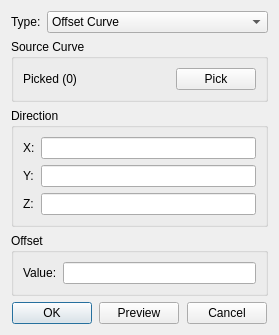
<?xml version="1.0" encoding="UTF-8"?>
<ui version="4.0">
 <class>CurveOffsetCurveInfoDialog</class>
 <widget class="QDialog" name="CurveOffsetCurveInfoDialog">
  <property name="geometry">
   <rect>
    <x>0</x>
    <y>0</y>
    <width>279</width>
    <height>302</height>
   </rect>
  </property>
  <property name="windowTitle">
   <string>Offset Curve</string>
  </property>
  <layout class="QGridLayout" name="gridLayout_4">
   <item row="2" column="0">
    <widget class="QWidget" name="widget" native="true">
     <property name="sizePolicy">
      <sizepolicy hsizetype="Preferred" vsizetype="Fixed">
       <horstretch>0</horstretch>
       <verstretch>0</verstretch>
      </sizepolicy>
     </property>
     <layout class="QGridLayout" name="gridLayout_3">
      <property name="leftMargin">
       <number>0</number>
      </property>
      <property name="topMargin">
       <number>0</number>
      </property>
      <property name="rightMargin">
       <number>0</number>
      </property>
      <property name="bottomMargin">
       <number>0</number>
      </property>
      <item row="0" column="4">
       <spacer name="horizontalSpacer_3">
        <property name="orientation">
         <enum>Qt::Horizontal</enum>
        </property>
        <property name="sizeHint" stdset="0">
         <size>
          <width>40</width>
          <height>20</height>
         </size>
        </property>
       </spacer>
      </item>
      <item row="0" column="1">
       <widget class="QPushButton" name="pb_ok">
        <property name="text">
         <string>OK</string>
        </property>
       </widget>
      </item>
      <item row="0" column="3">
       <widget class="QPushButton" name="pb_preview">
        <property name="text">
         <string>Preview</string>
        </property>
       </widget>
      </item>
      <item row="0" column="5">
       <widget class="QPushButton" name="pb_cancel">
        <property name="text">
         <string>Cancel</string>
        </property>
       </widget>
      </item>
      <item row="0" column="2">
       <spacer name="horizontalSpacer_2">
        <property name="orientation">
         <enum>Qt::Horizontal</enum>
        </property>
        <property name="sizeHint" stdset="0">
         <size>
          <width>40</width>
          <height>20</height>
         </size>
        </property>
       </spacer>
      </item>
      <item row="0" column="0">
       <spacer name="horizontalSpacer">
        <property name="orientation">
         <enum>Qt::Horizontal</enum>
        </property>
        <property name="sizeHint" stdset="0">
         <size>
          <width>40</width>
          <height>20</height>
         </size>
        </property>
       </spacer>
      </item>
      <item row="0" column="6">
       <spacer name="horizontalSpacer_4">
        <property name="orientation">
         <enum>Qt::Horizontal</enum>
        </property>
        <property name="sizeHint" stdset="0">
         <size>
          <width>40</width>
          <height>20</height>
         </size>
        </property>
       </spacer>
      </item>
     </layout>
    </widget>
   </item>
   <item row="1" column="0">
    <widget class="QStackedWidget" name="stackedWidget">
     <property name="currentIndex">
      <number>0</number>
     </property>
     <widget class="QWidget" name="page_offset">
      <layout class="QGridLayout" name="gridLayout">
       <property name="leftMargin">
        <number>0</number>
       </property>
       <property name="topMargin">
        <number>0</number>
       </property>
       <property name="rightMargin">
        <number>0</number>
       </property>
       <property name="bottomMargin">
        <number>0</number>
       </property>
       <item row="0" column="0">
        <widget class="QGroupBox" name="groupBox">
         <property name="title">
          <string>Source Curve</string>
         </property>
         <layout class="QGridLayout" name="gridLayout_6">
          <item row="0" column="0">
           <widget class="QLabel" name="lb_offset_picked">
            <property name="text">
             <string>Picked (0)</string>
            </property>
           </widget>
          </item>
          <item row="0" column="1">
           <widget class="QPushButton" name="pb_offset_pick">
            <property name="sizePolicy">
             <sizepolicy hsizetype="Fixed" vsizetype="Fixed">
              <horstretch>0</horstretch>
              <verstretch>0</verstretch>
             </sizepolicy>
            </property>
            <property name="text">
             <string>Pick</string>
            </property>
           </widget>
          </item>
         </layout>
        </widget>
       </item>
       <item row="1" column="0">
        <widget class="QGroupBox" name="groupBox_3">
         <property name="title">
          <string>Direction</string>
         </property>
         <layout class="QGridLayout" name="gridLayout_5">
          <item row="0" column="0">
           <widget class="QLabel" name="label_11">
            <property name="text">
             <string>X:</string>
            </property>
           </widget>
          </item>
          <item row="1" column="0">
           <widget class="QLabel" name="label_3">
            <property name="text">
             <string>Y:</string>
            </property>
           </widget>
          </item>
          <item row="2" column="0">
           <widget class="QLabel" name="label_4">
            <property name="text">
             <string>Z:</string>
            </property>
           </widget>
          </item>
          <item row="1" column="1">
           <widget class="Comp::FITKSciNotationLineEdit" name="le_offset_vy"/>
          </item>
          <item row="2" column="1">
           <widget class="Comp::FITKSciNotationLineEdit" name="le_offset_vz"/>
          </item>
          <item row="0" column="1">
           <widget class="Comp::FITKSciNotationLineEdit" name="le_offset_vx"/>
          </item>
         </layout>
        </widget>
       </item>
       <item row="3" column="0">
        <spacer name="verticalSpacer">
         <property name="orientation">
          <enum>Qt::Vertical</enum>
         </property>
         <property name="sizeHint" stdset="0">
          <size>
           <width>20</width>
           <height>1</height>
          </size>
         </property>
        </spacer>
       </item>
       <item row="2" column="0">
        <widget class="QGroupBox" name="groupBox_2">
         <property name="title">
          <string>Offset</string>
         </property>
         <layout class="QGridLayout" name="gridLayout_7">
          <item row="0" column="0">
           <widget class="QLabel" name="label_5">
            <property name="text">
             <string>Value:</string>
            </property>
           </widget>
          </item>
          <item row="0" column="1">
           <widget class="Comp::FITKSciNotationLineEdit" name="le_offset_value"/>
          </item>
         </layout>
        </widget>
       </item>
      </layout>
     </widget>
    </widget>
   </item>
   <item row="0" column="0">
    <widget class="QWidget" name="widget_2" native="true">
     <property name="sizePolicy">
      <sizepolicy hsizetype="Preferred" vsizetype="Fixed">
       <horstretch>0</horstretch>
       <verstretch>0</verstretch>
      </sizepolicy>
     </property>
     <layout class="QGridLayout" name="gridLayout_2">
      <property name="leftMargin">
       <number>0</number>
      </property>
      <property name="topMargin">
       <number>0</number>
      </property>
      <property name="rightMargin">
       <number>0</number>
      </property>
      <property name="bottomMargin">
       <number>0</number>
      </property>
      <item row="0" column="0">
       <widget class="QLabel" name="label">
        <property name="sizePolicy">
         <sizepolicy hsizetype="Fixed" vsizetype="Preferred">
          <horstretch>0</horstretch>
          <verstretch>0</verstretch>
         </sizepolicy>
        </property>
        <property name="text">
         <string>Type:</string>
        </property>
       </widget>
      </item>
      <item row="0" column="1">
       <widget class="QComboBox" name="comb_type">
        <item>
         <property name="text">
          <string>Offset Curve</string>
         </property>
        </item>
       </widget>
      </item>
     </layout>
    </widget>
   </item>
  </layout>
  <zorder>stackedWidget</zorder>
  <zorder>widget</zorder>
  <zorder>widget_2</zorder>
 </widget>
 <customwidgets>
  <customwidget>
   <class>Comp::FITKSciNotationLineEdit</class>
   <extends>QLineEdit</extends>
   <header location="global">FITK_Component/FITKWidget/FITKSciNotationLineEdit.h</header>
  </customwidget>
 </customwidgets>
 <resources/>
 <connections/>
</ui>
